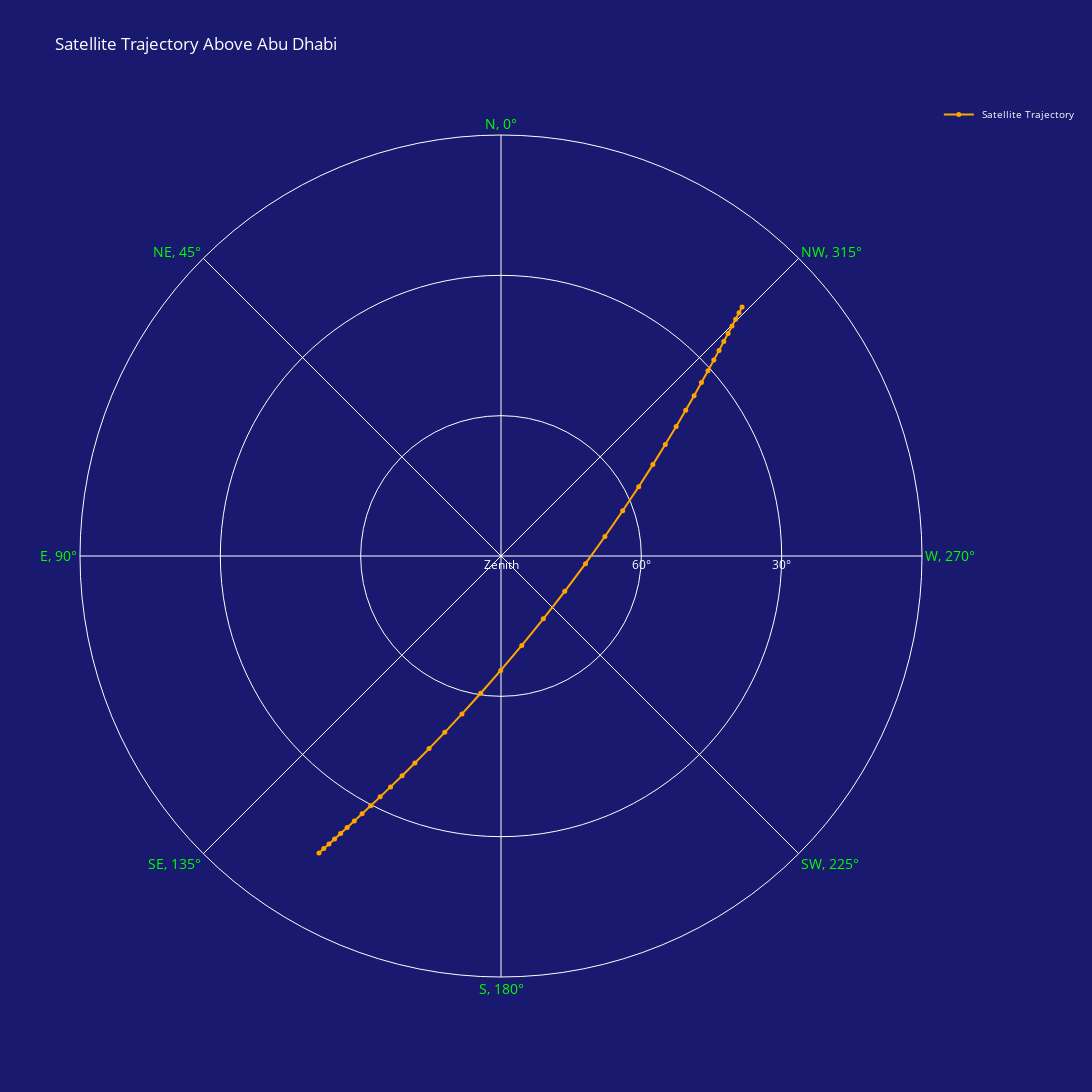

The notebook cell saved with this chart:
### Code cell
# polar interactive plot
labels = []

for i in range(len(observation_data)):
    labels.append(f"Azimuth: {360 - observation_data2 [i, 3] % 360:.1f}°<br>Elevation: {observation_data2 [i, 4]:.1f}°<br>RA: {observation_data2 [i, 1]}<br>Dec: {observation_data2 [i, 2]}<br>Time: {observation_data2 [i, 0]}")


# Create an interactive polar plot with Plotly
fig = go.Figure()

fig.add_trace(go.Scatterpolar(
    r=observation_data[:, 4],
    theta=observation_data[:, 3] % 360,
    mode='lines+markers',
    marker=dict(color='orange', size=5),
    line=dict(color='orange'),
    text=labels,  # Add labels for each point
    textposition="top center",  # Position labels at the top center of each marker
    hoverinfo="text",  # Show text on hover
    name=" Satellite Trajectory"
))



# Customize layout to match previous appearance
fig.update_layout(
    polar=dict(
        bgcolor="midnightblue",  # Dark background color
        radialaxis=dict(
            range=[90, 0],  # 90 at center (zenith), 0 at edge (horizon)
            tickvals=[30, 60, 90],  # Tick values for altitude
            ticktext=['30°', '60°', 'Zenith'],  # Altitude labels
            tickfont=dict(color="white"),
            showline=False,
            showticklabels=True,
            ticks="",

            
        ),
        angularaxis=dict(
            direction="clockwise",
            rotation=90,  # Rotate to start at north
            tickvals=[0, 45, 90, 135, 180, 225, 270, 315],
            # tickvals=[0, 315, 270, 225, 180, 135, 90, 45],
            #ticktext=['N, 0°', 'NE, 45°', 'E, 90°', 'SE, 135°', 'S, 180°', 'SW, 225°', 'W, 270°', 'NW, 315°'],
            ticktext=['N, 0°', 'NW, 315°', 'W, 270°', 'SW, 225°', 'S, 180°', 'SE, 135°', 'E, 90°', 'NE, 45°'],
            tickfont=dict(color="lime", size=14)
        )
    ),
    title="Satellite Trajectory Above Abu Dhabi",
    font=dict(color="white"),
    showlegend=True,
    legend=dict(font=dict(size=10, color="white")),
    paper_bgcolor="midnightblue",  # Background color for the figure
    width=1500,  # Figure width
    height=1500  # Figure height
)

fig.show()

### Figure 1 — Plotly figure (JSON) as saved in the notebook; plotly's stock layout.template omitted (floating-point values rounded to 4 significant figures)
{"data": [{"hoverinfo": "text", "line": {"color": "orange"}, "marker": {"color": "orange", "size": 5}, "mode": "lines+markers", "name": " Satellite Trajectory", "r": [15.91, 17.27, 18.74, 20.32, 22.04, 23.9, 25.93, 28.16, 30.62, 33.34, 36.35, 39.7, 43.43, 47.56, 52.11, 57.05, 62.24, 67.4, 71.87, 74.41, 73.8, 70.37, 65.55, 60.33, 55.22, 50.43, 46.05, 42.08, 38.5, 35.28, 32.39, 29.78, 27.41, 25.26, 23.29, 21.49, 19.83, 18.3, 16.87, 15.54], "text": ["Azimuth: 315.9°<br>Elevation: 15.9°<br>RA: 14:54:58.816718<br>Dec: 47:57:29.856099<br>Time: 2024-11-01 14:42:40.000008", "Azimuth: 315.6°<br>Elevation: 17.3°<br>RA: 15:3:28.810724<br>Dec: 48:5:23.726173<br>Time: 2024-11-01 14:42:49.999994", "Azimuth: 315.3°<br>Elevation: 18.7°<br>RA: 15:12:39.148361<br>Dec: 48:10:50.184768<br>Time: 2024-11-01 14:42:59.999980", "Azimuth: 314.9°<br>Elevation: 20.3°<br>RA: 15:22:34.355557<br>Dec: 48:13:11.219047<br>Time: 2024-11-01 14:43:10.000007", "Azimuth: 314.4°<br>Elevation: 22.0°<br>RA: 15:33:19.341041<br>Dec: 48:11:38.733678<br>Time: 2024-11-01 14:43:19.999993", "Azimuth: 313.9°<br>Elevation: 23.9°<br>RA: 15:44:59.338726<br>Dec: 48:5:11.892670<br>Time: 2024-11-01 14:43:30.000019", "Azimuth: 313.3°<br>Elevation: 25.9°<br>RA: 15:57:39.740208<br>Dec: 47:52:33.887559<br>Time: 2024-11-01 14:43:40.000005", "Azimuth: 312.6°<br>Elevation: 28.2°<br>RA: 16:11:25.865466<br>Dec: 47:32:8.122853<br>Time: 2024-11-01 14:43:49.999991", "Azimuth: 311.8°<br>Elevation: 30.6°<br>RA: 16:26:22.571993<br>Dec: 47:1:53.974813<br>Time: 2024-11-01 14:44:00.000017", "Azimuth: 310.9°<br>Elevation: 33.3°<br>RA: 16:42:33.695054<br>Dec: 46:19:22.546683<br>Time: 2024-11-01 14:44:10.000003", "Azimuth: 309.7°<br>Elevation: 36.4°<br>RA: 17:0:1.347941<br>Dec: 45:21:33.137819<br>Time: 2024-11-01 14:44:19.999989", "Azimuth: 308.3°<br>Elevation: 39.7°<br>RA: 17:18:45.050728<br>Dec: 44:4:52.043615<br>Time: 2024-11-01 14:44:30.000015", "Azimuth: 306.5°<br>Elevation: 43.4°<br>RA: 17:38:40.816460<br>Dec: 42:25:16.125558<br>Time: 2024-11-01 14:44:40.000001", "Azimuth: 304.1°<br>Elevation: 47.6°<br>RA: 17:59:40.432735<br>Dec: 40:18:24.374846<br>Time: 2024-11-01 14:44:49.999987", "Azimuth: 301.0°<br>Elevation: 52.1°<br>RA: 18:21:31.116666<br>Dec: 37:40:2.001162<br>Time: 2024-11-01 14:45:00.000013", "Azimuth: 296.7°<br>Elevation: 57.0°<br>RA: 18:43:55.832750<br>Dec: 34:26:40.680119<br>Time: 2024-11-01 14:45:09.999999", "Azimuth: 290.4°<br>Elevation: 62.2°<br>RA: 19:6:34.452526<br>Dec: 30:36:34.585743<br>Time: 2024-11-01 14:45:19.999985", "Azimuth: 280.6°<br>Elevation: 67.4°<br>RA: 19:29:5.544303<br>Dec: 26:10:44.800016<br>Time: 2024-11-01 14:45:30.000012", "Azimuth: 264.8°<br>Elevation: 71.9°<br>RA: 19:51:8.468322<br>Dec: 21:13:51.672398<br>Time: 2024-11-01 14:45:39.999998", "Azimuth: 241.0°<br>Elevation: 74.4°<br>RA: 20:12:25.329656<br>Dec: 15:54:24.751500<br>Time: 2024-11-01 14:45:49.999984", "Azimuth: 214.0°<br>Elevation: 73.8°<br>RA: 20:32:42.271950<br>Dec: 10:23:48.230400<br>Time: 2024-11-01 14:46:00.000010", "Azimuth: 193.1°<br>Elevation: 70.4°<br>RA: 20:51:49.984219<br>Dec: 4:54:26.998839<br>Time: 2024-11-01 14:46:09.999996", "Azimuth: 179.9°<br>Elevation: 65.5°<br>RA: 21:9:43.536716<br>Dec: 0:-22:-26.523207<br>Time: 2024-11-01 14:46:19.999982", "Azimuth: 171.6°<br>Elevation: 60.3°<br>RA: 21:26:21.692971<br>Dec: -5:-18:-30.807074<br>Time: 2024-11-01 14:46:30.000008", "Azimuth: 166.1°<br>Elevation: 55.2°<br>RA: 21:41:46.016262<br>Dec: -9:-48:-50.760551<br>Time: 2024-11-01 14:46:39.999994", "Azimuth: 162.3°<br>Elevation: 50.4°<br>RA: 21:56:0.010493<br>Dec: -13:-51:-37.856125<br>Time: 2024-11-01 14:46:49.999980", "Azimuth: 159.5°<br>Elevation: 46.0°<br>RA: 22:9:8.346702<br>Dec: -17:-27:-20.418213<br>Time: 2024-11-01 14:47:00.000006", "Azimuth: 157.4°<br>Elevation: 42.1°<br>RA: 22:21:16.265269<br>Dec: -20:-37:-50.284624<br>Time: 2024-11-01 14:47:09.999992", "Azimuth: 155.8°<br>Elevation: 38.5°<br>RA: 22:32:29.176878<br>Dec: -23:-25:-40.185447<br>Time: 2024-11-01 14:47:20.000018", "Azimuth: 154.4°<br>Elevation: 35.3°<br>RA: 22:42:52.361237<br>Dec: -25:-53:-34.279275<br>Time: 2024-11-01 14:47:30.000004", "Azimuth: 153.4°<br>Elevation: 32.4°<br>RA: 22:52:30.818529<br>Dec: -28:-4:-11.368910<br>Time: 2024-11-01 14:47:39.999990", "Azimuth: 152.4°<br>Elevation: 29.8°<br>RA: 23:1:29.170850<br>Dec: -29:-59:-56.196843<br>Time: 2024-11-01 14:47:50.000017", "Azimuth: 151.7°<br>Elevation: 27.4°<br>RA: 23:9:51.619821<br>Dec: -31:-42:-56.135227<br>Time: 2024-11-01 14:48:00.000003", "Azimuth: 151.0°<br>Elevation: 25.3°<br>RA: 23:17:41.956607<br>Dec: -33:-15:-1.099863<br>Time: 2024-11-01 14:48:09.999989", "Azimuth: 150.5°<br>Elevation: 23.3°<br>RA: 23:25:3.572023<br>Dec: -34:-37:-44.699461<br>Time: 2024-11-01 14:48:20.000015", "Azimuth: 150.0°<br>Elevation: 21.5°<br>RA: 23:31:59.479947<br>Dec: -35:-52:-26.050722<br>Time: 2024-11-01 14:48:30.000001", "Azimuth: 149.5°<br>Elevation: 19.8°<br>RA: 23:38:32.361081<br>Dec: -37:0:-11.898854<br>Time: 2024-11-01 14:48:39.999987", "Azimuth: 149.1°<br>Elevation: 18.3°<br>RA: 23:44:44.591564<br>Dec: -38:-1:-58.450075<br>Time: 2024-11-01 14:48:50.000013", "Azimuth: 148.8°<br>Elevation: 16.9°<br>RA: 23:50:38.272298<br>Dec: -38:-58:-33.030387<br>Time: 2024-11-01 14:48:59.999999", "Azimuth: 148.5°<br>Elevation: 15.5°<br>RA: 23:56:15.269147<br>Dec: -39:-50:-35.636842<br>Time: 2024-11-01 14:49:09.999985"], "textposition": "top center", "theta": [44.07, 44.38, 44.74, 45.13, 45.58, 46.09, 46.68, 47.37, 48.18, 49.14, 50.3, 51.73, 53.53, 55.86, 58.96, 63.28, 69.61, 79.4, 95.17, 119.0, 146.0, 166.9, 180.1, 188.4, 193.9, 197.7, 200.5, 202.6, 204.2, 205.6, 206.6, 207.6, 208.3, 209.0, 209.5, 210.0, 210.5, 210.9, 211.2, 211.5], "type": "scatterpolar"}], "layout": {"font": {"color": "white"}, "height": 1500, "legend": {"font": {"color": "white", "size": 10}}, "paper_bgcolor": "midnightblue", "polar": {"angularaxis": {"direction": "clockwise", "rotation": 90, "tickfont": {"color": "lime", "size": 14}, "ticktext": ["N, 0°", "NW, 315°", "W, 270°", "SW, 225°", "S, 180°", "SE, 135°", "E, 90°", "NE, 45°"], "tickvals": [0, 45, 90, 135, 180, 225, 270, 315], "type": "linear"}, "bgcolor": "midnightblue", "radialaxis": {"autorange": false, "range": [90, 0], "showline": false, "showticklabels": true, "tickfont": {"color": "white"}, "ticks": "", "ticktext": ["30°", "60°", "Zenith"], "tickvals": [30, 60, 90], "type": "linear"}}, "showlegend": true, "title": {"text": "Satellite Trajectory Above Abu Dhabi"}, "width": 1500}}
